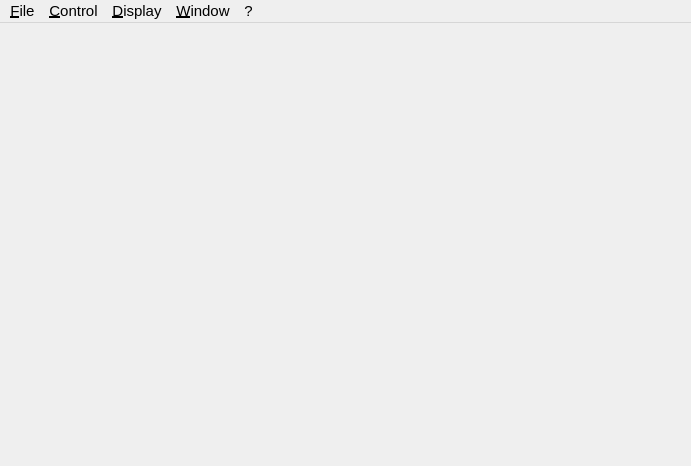
<?xml version="1.0" encoding="UTF-8"?>
<ui version="4.0">
 <class>mainWindow</class>
 <widget class="QMainWindow" name="mainWindow">
  <property name="geometry">
   <rect>
    <x>0</x>
    <y>0</y>
    <width>691</width>
    <height>466</height>
   </rect>
  </property>
  <property name="minimumSize">
   <size>
    <width>0</width>
    <height>0</height>
   </size>
  </property>
  <property name="font">
   <font>
    <pointsize>11</pointsize>
   </font>
  </property>
  <property name="acceptDrops">
   <bool>true</bool>
  </property>
  <property name="windowTitle">
   <string>Duke</string>
  </property>
  <property name="windowIcon">
   <iconset>
    <normaloff>:/IMG/img/duke.png</normaloff>:/IMG/img/duke.png</iconset>
  </property>
  <property name="animated">
   <bool>false</bool>
  </property>
  <property name="documentMode">
   <bool>false</bool>
  </property>
  <property name="dockNestingEnabled">
   <bool>true</bool>
  </property>
  <property name="dockOptions">
   <set>QMainWindow::AllowNestedDocks|QMainWindow::AllowTabbedDocks|QMainWindow::VerticalTabs</set>
  </property>
  <property name="unifiedTitleAndToolBarOnMac">
   <bool>true</bool>
  </property>
  <widget class="QWidget" name="centralwidget">
   <property name="acceptDrops">
    <bool>true</bool>
   </property>
  </widget>
  <widget class="QMenuBar" name="menubar">
   <property name="geometry">
    <rect>
     <x>0</x>
     <y>0</y>
     <width>691</width>
     <height>22</height>
    </rect>
   </property>
   <widget class="QMenu" name="menuFile">
    <property name="title">
     <string>&amp;File</string>
    </property>
    <property name="separatorsCollapsible">
     <bool>false</bool>
    </property>
    <widget class="QMenu" name="openRecentMenu">
     <property name="title">
      <string>Open &amp;Recent...</string>
     </property>
    </widget>
    <addaction name="openFileAction"/>
    <addaction name="openRecentMenu"/>
    <addaction name="separator"/>
    <addaction name="savePlaylistAction"/>
    <addaction name="separator"/>
    <addaction name="preferencesAction"/>
    <addaction name="quitAction"/>
   </widget>
   <widget class="QMenu" name="menuHelp">
    <property name="title">
     <string>?</string>
    </property>
    <addaction name="aboutAction"/>
   </widget>
   <widget class="QMenu" name="menuWindow">
    <property name="title">
     <string>&amp;Window</string>
    </property>
    <widget class="QMenu" name="fitModeMenu">
     <property name="title">
      <string>&amp;Fit mode</string>
     </property>
     <addaction name="toggleFitModeAction"/>
     <addaction name="separator"/>
     <addaction name="fitImageTo11Action"/>
     <addaction name="fitImageToWindowWidthAction"/>
     <addaction name="fitImageToWindowHeightAction"/>
    </widget>
    <addaction name="fullscreenAction"/>
    <addaction name="separator"/>
    <addaction name="fitModeMenu"/>
   </widget>
   <widget class="QMenu" name="menuControl">
    <property name="title">
     <string>&amp;Control</string>
    </property>
    <addaction name="playStopAction"/>
    <addaction name="separator"/>
    <addaction name="previousFrameAction"/>
    <addaction name="nextFrameAction"/>
    <addaction name="firstFrameAction"/>
    <addaction name="lastFrameAction"/>
    <addaction name="separator"/>
    <addaction name="previousShotAction"/>
    <addaction name="nextShotAction"/>
   </widget>
   <widget class="QMenu" name="menuDisplay">
    <property name="title">
     <string>&amp;Display</string>
    </property>
    <widget class="QMenu" name="menuColorspace">
     <property name="enabled">
      <bool>true</bool>
     </property>
     <property name="title">
      <string>&amp;Colorspace</string>
     </property>
     <addaction name="LINAction"/>
     <addaction name="LOGAction"/>
     <addaction name="SRGBAction"/>
    </widget>
    <addaction name="menuColorspace"/>
    <addaction name="separator"/>
    <addaction name="timelineAction"/>
    <addaction name="imageInfoAction"/>
   </widget>
   <addaction name="menuFile"/>
   <addaction name="menuControl"/>
   <addaction name="menuDisplay"/>
   <addaction name="menuWindow"/>
   <addaction name="menuHelp"/>
  </widget>
  <action name="actionPower">
   <property name="checkable">
    <bool>true</bool>
   </property>
   <property name="icon">
    <iconset>
     <normaloff>:/resources/icons/icons/powerOff32.png</normaloff>
     <normalon>:/resources/icons/icons/powerOn32.png</normalon>:/resources/icons/icons/powerOff32.png</iconset>
   </property>
   <property name="text">
    <string>power</string>
   </property>
  </action>
  <action name="fullscreenAction">
   <property name="checkable">
    <bool>false</bool>
   </property>
   <property name="icon">
    <iconset>
     <normaloff>:/resources/icons/icons/fullscreen32.png</normaloff>
     <normalon>:/resources/icons/icons/restore32.png</normalon>:/resources/icons/icons/fullscreen32.png</iconset>
   </property>
   <property name="text">
    <string>Full&amp;screen</string>
   </property>
   <property name="shortcut">
    <string>Ctrl+F</string>
   </property>
   <property name="shortcutContext">
    <enum>Qt::ApplicationShortcut</enum>
   </property>
  </action>
  <action name="actionPlay">
   <property name="icon">
    <iconset>
     <normaloff>:/resources/icons/icons/play32.png</normaloff>:/resources/icons/icons/play32.png</iconset>
   </property>
   <property name="text">
    <string>play</string>
   </property>
  </action>
  <action name="actionStop">
   <property name="icon">
    <iconset>
     <normaloff>:/resources/icons/icons/stop32.png</normaloff>:/resources/icons/icons/stop32.png</iconset>
   </property>
   <property name="text">
    <string>stop</string>
   </property>
  </action>
  <action name="nextFrameAction">
   <property name="icon">
    <iconset>
     <normaloff>:/resources/icons/icons/forward32.png</normaloff>:/resources/icons/icons/forward32.png</iconset>
   </property>
   <property name="text">
    <string>&amp;Next frame</string>
   </property>
   <property name="shortcut">
    <string>Right</string>
   </property>
   <property name="shortcutContext">
    <enum>Qt::ApplicationShortcut</enum>
   </property>
  </action>
  <action name="previousFrameAction">
   <property name="icon">
    <iconset>
     <normaloff>:/resources/icons/icons/rewind32.png</normaloff>:/resources/icons/icons/rewind32.png</iconset>
   </property>
   <property name="text">
    <string>&amp;Previous frame</string>
   </property>
   <property name="shortcut">
    <string>Left</string>
   </property>
   <property name="shortcutContext">
    <enum>Qt::ApplicationShortcut</enum>
   </property>
  </action>
  <action name="actionLast">
   <property name="icon">
    <iconset>
     <normaloff>:/resources/icons/icons/forwardStop32.png</normaloff>:/resources/icons/icons/forwardStop32.png</iconset>
   </property>
   <property name="text">
    <string>last</string>
   </property>
  </action>
  <action name="actionFirst">
   <property name="icon">
    <iconset>
     <normaloff>:/resources/icons/icons/rewindStop32.png</normaloff>:/resources/icons/icons/rewindStop32.png</iconset>
   </property>
   <property name="text">
    <string>first</string>
   </property>
  </action>
  <action name="actionOpen">
   <property name="icon">
    <iconset>
     <normaloff>:/resources/icons/icons/new32.png</normaloff>:/resources/icons/icons/new32.png</iconset>
   </property>
   <property name="text">
    <string>open</string>
   </property>
  </action>
  <action name="actionClose">
   <property name="icon">
    <iconset>
     <normaloff>:/resources/icons/icons/bin32.png</normaloff>:/resources/icons/icons/bin32.png</iconset>
   </property>
   <property name="text">
    <string>close</string>
   </property>
  </action>
  <action name="actionSave">
   <property name="icon">
    <iconset>
     <normaloff>:/resources/icons/icons/save32.png</normaloff>:/resources/icons/icons/save32.png</iconset>
   </property>
   <property name="text">
    <string>save</string>
   </property>
  </action>
  <action name="actionClose_2">
   <property name="text">
    <string>Close</string>
   </property>
  </action>
  <action name="quitAction">
   <property name="text">
    <string>&amp;Quit</string>
   </property>
   <property name="shortcut">
    <string>Ctrl+Q</string>
   </property>
   <property name="shortcutContext">
    <enum>Qt::ApplicationShortcut</enum>
   </property>
  </action>
  <action name="actionFirst_Frame">
   <property name="text">
    <string>First Frame</string>
   </property>
   <property name="font">
    <font>
     <pointsize>11</pointsize>
    </font>
   </property>
  </action>
  <action name="actionPrevious_Frame">
   <property name="text">
    <string>Previous Frame</string>
   </property>
  </action>
  <action name="actionStop_2">
   <property name="text">
    <string>Stop</string>
   </property>
  </action>
  <action name="actionPlay_2">
   <property name="text">
    <string>Play</string>
   </property>
  </action>
  <action name="actionNext_Frame">
   <property name="text">
    <string>Next Frame</string>
   </property>
  </action>
  <action name="actionLast_Frame">
   <property name="text">
    <string>Last Frame</string>
   </property>
  </action>
  <action name="actionSession">
   <property name="text">
    <string>Session</string>
   </property>
  </action>
  <action name="actionPlaylist">
   <property name="text">
    <string>Playlist</string>
   </property>
  </action>
  <action name="actionFit">
   <property name="text">
    <string>Fit</string>
   </property>
   <property name="font">
    <font>
     <pointsize>11</pointsize>
    </font>
   </property>
  </action>
  <action name="actionFullscreen_2">
   <property name="text">
    <string>Fullscreen</string>
   </property>
  </action>
  <action name="aboutAction">
   <property name="text">
    <string>&amp;About</string>
   </property>
   <property name="shortcutContext">
    <enum>Qt::ApplicationShortcut</enum>
   </property>
  </action>
  <action name="aboutPluginsAction">
   <property name="text">
    <string>About &amp;Plugins</string>
   </property>
   <property name="shortcutContext">
    <enum>Qt::ApplicationShortcut</enum>
   </property>
  </action>
  <action name="actionKate">
   <property name="text">
    <string>Open recent...</string>
   </property>
  </action>
  <action name="actionPrevious_2">
   <property name="text">
    <string>Previous image</string>
   </property>
  </action>
  <action name="actionNext_2">
   <property name="checkable">
    <bool>true</bool>
   </property>
   <property name="text">
    <string>Next image</string>
   </property>
  </action>
  <action name="actionFullscreen_3">
   <property name="text">
    <string>Fullscreen mode</string>
   </property>
  </action>
  <action name="previousShotAction">
   <property name="text">
    <string>Previous shot</string>
   </property>
   <property name="shortcut">
    <string>PgUp</string>
   </property>
   <property name="shortcutContext">
    <enum>Qt::ApplicationShortcut</enum>
   </property>
  </action>
  <action name="nextShotAction">
   <property name="text">
    <string>Next shot</string>
   </property>
   <property name="shortcut">
    <string>PgDown</string>
   </property>
   <property name="shortcutContext">
    <enum>Qt::ApplicationShortcut</enum>
   </property>
  </action>
  <action name="firstFrameAction">
   <property name="text">
    <string>&amp;First frame</string>
   </property>
   <property name="shortcut">
    <string>Home</string>
   </property>
   <property name="shortcutContext">
    <enum>Qt::ApplicationShortcut</enum>
   </property>
  </action>
  <action name="lastFrameAction">
   <property name="text">
    <string>&amp;Last frame</string>
   </property>
   <property name="shortcut">
    <string>End</string>
   </property>
   <property name="shortcutContext">
    <enum>Qt::ApplicationShortcut</enum>
   </property>
  </action>
  <action name="playStopAction">
   <property name="text">
    <string>Play / &amp;Stop</string>
   </property>
   <property name="shortcut">
    <string>Space</string>
   </property>
   <property name="shortcutContext">
    <enum>Qt::ApplicationShortcut</enum>
   </property>
  </action>
  <action name="stopAction">
   <property name="text">
    <string>Stop</string>
   </property>
  </action>
  <action name="actionFit_to_img_height">
   <property name="text">
    <string>Fit to width</string>
   </property>
  </action>
  <action name="fitImageToWindowHeightAction">
   <property name="text">
    <string>Fit Image to Window &amp;Height</string>
   </property>
   <property name="shortcutContext">
    <enum>Qt::ApplicationShortcut</enum>
   </property>
  </action>
  <action name="fitImageToWindowWidthAction">
   <property name="text">
    <string>Fit Image to Window &amp;Width</string>
   </property>
   <property name="shortcutContext">
    <enum>Qt::ApplicationShortcut</enum>
   </property>
  </action>
  <action name="stretchImageToWindowAction">
   <property name="text">
    <string>&amp;Stretch Image to Window</string>
   </property>
   <property name="shortcutContext">
    <enum>Qt::ApplicationShortcut</enum>
   </property>
  </action>
  <action name="fitImageTo11Action">
   <property name="text">
    <string>&amp;Normal Size (1:1)</string>
   </property>
   <property name="shortcutContext">
    <enum>Qt::ApplicationShortcut</enum>
   </property>
  </action>
  <action name="fitWindowToImageAction">
   <property name="text">
    <string>Fit Window to Image</string>
   </property>
  </action>
  <action name="toggleFitModeAction">
   <property name="text">
    <string>Toggle Fit Mode</string>
   </property>
   <property name="shortcut">
    <string>F</string>
   </property>
   <property name="shortcutContext">
    <enum>Qt::ApplicationShortcut</enum>
   </property>
  </action>
  <action name="actionTest">
   <property name="text">
    <string>test</string>
   </property>
  </action>
  <action name="openPlaylistAction">
   <property name="text">
    <string>Open &amp;Playlist...</string>
   </property>
  </action>
  <action name="openFileAction">
   <property name="text">
    <string>&amp;Open...</string>
   </property>
   <property name="shortcut">
    <string>Ctrl+O</string>
   </property>
   <property name="shortcutContext">
    <enum>Qt::ApplicationShortcut</enum>
   </property>
  </action>
  <action name="openDirectoryAction">
   <property name="text">
    <string>Open Directory...</string>
   </property>
  </action>
  <action name="openSequenceFromFileAction">
   <property name="text">
    <string>From File...</string>
   </property>
  </action>
  <action name="openSequenceInDirectoryAction">
   <property name="text">
    <string>In Directory...</string>
   </property>
  </action>
  <action name="openPlaylistAction_2">
   <property name="text">
    <string>Open &amp;Playlist...</string>
   </property>
  </action>
  <action name="browseDirectoryAction">
   <property name="text">
    <string>&amp;Browse...</string>
   </property>
   <property name="shortcut">
    <string>Ctrl+B</string>
   </property>
  </action>
  <action name="infoAction">
   <property name="enabled">
    <bool>true</bool>
   </property>
   <property name="text">
    <string>Image &amp;Infos</string>
   </property>
   <property name="shortcut">
    <string>I</string>
   </property>
  </action>
  <action name="LOGAction">
   <property name="checkable">
    <bool>true</bool>
   </property>
   <property name="text">
    <string>LOG</string>
   </property>
   <property name="shortcutContext">
    <enum>Qt::ApplicationShortcut</enum>
   </property>
  </action>
  <action name="actionLin_to_Cineon">
   <property name="text">
    <string>Lin to Cineon</string>
   </property>
  </action>
  <action name="LINAction">
   <property name="checkable">
    <bool>true</bool>
   </property>
   <property name="text">
    <string>LIN</string>
   </property>
   <property name="shortcutContext">
    <enum>Qt::ApplicationShortcut</enum>
   </property>
  </action>
  <action name="actionSRGB_to_Lin">
   <property name="text">
    <string>SRGB to Lin</string>
   </property>
  </action>
  <action name="SRGBAction">
   <property name="checkable">
    <bool>true</bool>
   </property>
   <property name="checked">
    <bool>true</bool>
   </property>
   <property name="text">
    <string>SRGB</string>
   </property>
   <property name="shortcutContext">
    <enum>Qt::ApplicationShortcut</enum>
   </property>
  </action>
  <action name="zoom12Action">
   <property name="text">
    <string>12%</string>
   </property>
  </action>
  <action name="zoom25Action">
   <property name="text">
    <string>25%</string>
   </property>
  </action>
  <action name="zoom50Action">
   <property name="text">
    <string>50%</string>
   </property>
  </action>
  <action name="zoom75Action">
   <property name="text">
    <string>75%</string>
   </property>
  </action>
  <action name="zoom100Action">
   <property name="text">
    <string>100%</string>
   </property>
  </action>
  <action name="zoom150Action">
   <property name="text">
    <string>150%</string>
   </property>
  </action>
  <action name="zoom200Action">
   <property name="text">
    <string>200%</string>
   </property>
  </action>
  <action name="undefinedAction">
   <property name="text">
    <string>dock1</string>
   </property>
  </action>
  <action name="savePlaylistAction">
   <property name="text">
    <string>&amp;Save Playlist As...</string>
   </property>
   <property name="shortcut">
    <string>Ctrl+S</string>
   </property>
   <property name="shortcutContext">
    <enum>Qt::ApplicationShortcut</enum>
   </property>
  </action>
  <action name="preferencesAction">
   <property name="text">
    <string>&amp;Preferences...</string>
   </property>
   <property name="shortcut">
    <string>Ctrl+,</string>
   </property>
   <property name="shortcutContext">
    <enum>Qt::ApplicationShortcut</enum>
   </property>
  </action>
  <action name="timelineAction">
   <property name="text">
    <string>&amp;Timeline</string>
   </property>
   <property name="shortcut">
    <string>T</string>
   </property>
   <property name="shortcutContext">
    <enum>Qt::ApplicationShortcut</enum>
   </property>
  </action>
  <action name="imageInfoAction">
   <property name="checkable">
    <bool>true</bool>
   </property>
   <property name="checked">
    <bool>false</bool>
   </property>
   <property name="text">
    <string>Image &amp;Info</string>
   </property>
   <property name="shortcut">
    <string>I</string>
   </property>
   <property name="shortcutContext">
    <enum>Qt::ApplicationShortcut</enum>
   </property>
  </action>
 </widget>
 <resources>
  <include location="resources/resources.qrc"/>
 </resources>
 <connections/>
</ui>
